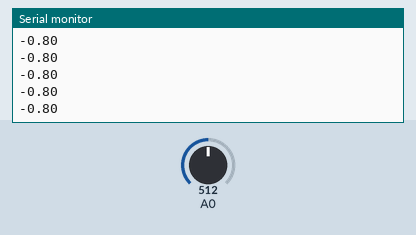
Recording of a sketch running on a simulated Arduino Uno, built with avr-gcc and run on an emulated ATmega328P. Parts: the last lines printed to the serial monitor. The inputs (shaded band) are chosen by the test bench; at power-on: A0 = 512.

Above: at 1.2 s.
1.3 s: A0 set to 716
At 1.31 s:
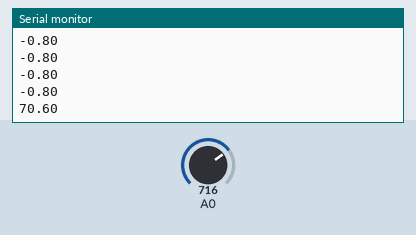
2.8 s: A0 set to 900
At 2.82 s:
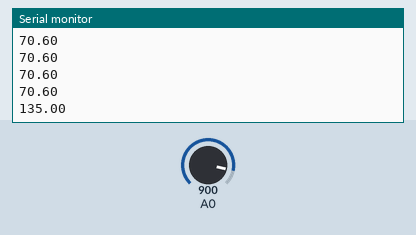
Timing chart, 0 to 5.8 s (numbered marks = the images above; inputs shaded):
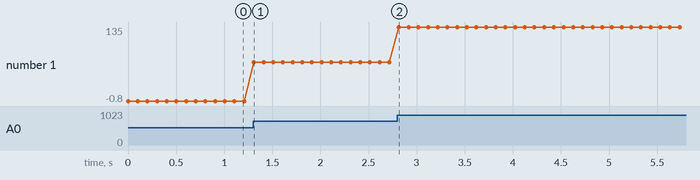

The sketch:

linear.ino
```cpp
double angle=0;
double error=0;
void setup()
{
  int temp=0;
  Serial.begin(115200);
  Serial.print("Adjusting");
  temp=analogRead(A0) *0.35-180;
  while((temp+error)!=0)
  {
    if(temp!=0)
    {
      if(temp>0)
      {error-=1;}
      else
      {error+=1;}
    }
    Serial.print(".");
  }
  Serial.print("End\n");
  Serial.println("Measure Start");
}
void loop()
{
    angle = analogRead(A0) *0.35-180+error ;
    if(angle>180)
    {angle-=360;}
    else if(angle<-180)
    {angle+=360;}
    Serial.println(angle);
    delay(100);

}
```

Measured:
- after the input at 1.3 s, the serial monitor: prints a new line at once (image 1)
- after the input at 2.8 s, the serial monitor: prints a new line at once (image 2)
- plotted number 1: -0.8 → 70.6 after the input at 1.3 s, 70.6 → 135 after the input at 2.8 s
